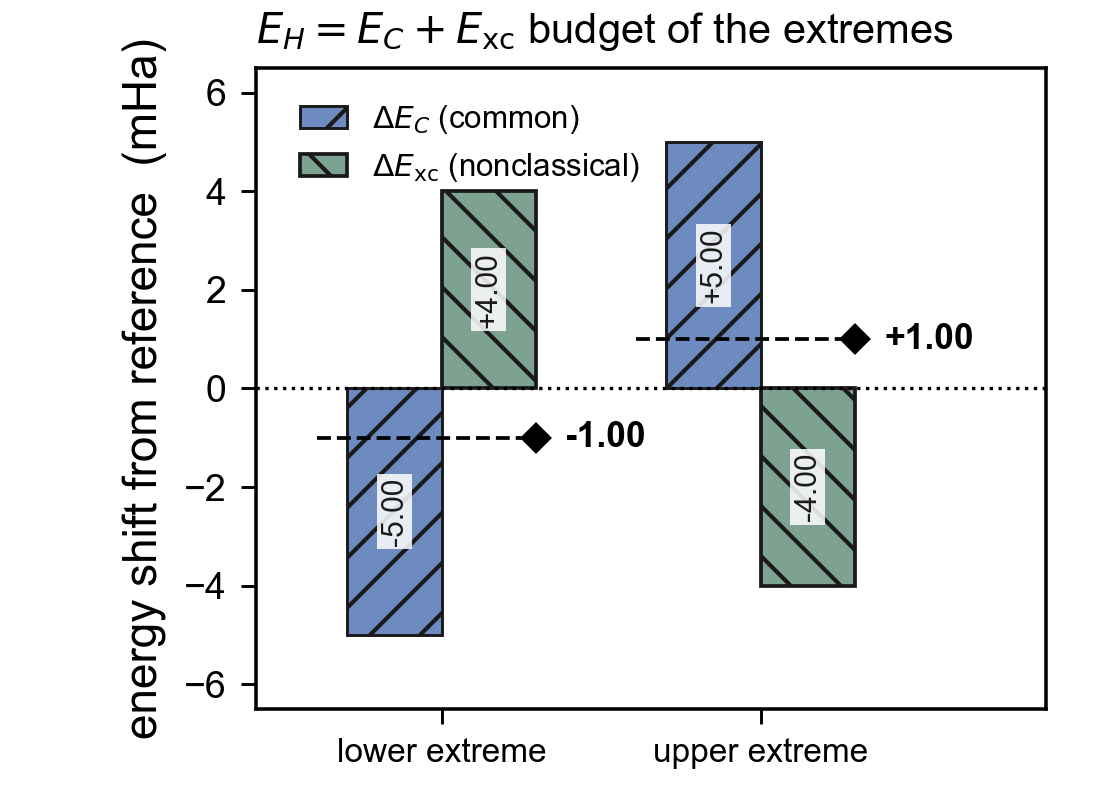
#> input picture analysis/method_schematic/assets/crop_eh.png, 1115 x 810 px; its folder holds 4 pictures in this run
$ python make_schematic.py
#> lines starting #> are read from the running program, lines starting #| are printed output that depends on the picture
#!/usr/bin/env python3
"""Nature-style method schematic for the guard15 + mu=2 ftPBE-regularized
band-SDP shadow-tomography protocol shared by guard15_equal_real30 and
guard15_equal_real30_n2_scan120k.

Layout (left to right):
  a  H-F sensitivity mismatch (crops of Material/n2-ftpbe-constraint-range-color.png)
  b  guard15 pilot + backward-greedy frame selection + equal allocation
  c  mu=2 on-top (ftPBE) regularization inside the DQG band SDP
  d  measured effect: budget scaling (N2) and N2 dissociation scan
"""
from pathlib import Path

import matplotlib

matplotlib.use("Agg")
import matplotlib.pyplot as plt
import numpy as np
from matplotlib.patches import Ellipse, FancyBboxPatch
from PIL import Image

ROOT = Path(__file__).resolve().parents[1]
HERE = ROOT / "method_schematic"
ASSETS = HERE / "assets"

# ---------------------------------------------------------------- fonts/style
plt.rcParams.update({
    "font.family": "sans-serif",
    "font.sans-serif": ["Arial", "Liberation Sans", "DejaVu Sans"],
    "mathtext.fontset": "custom",
    "mathtext.rm": "Arial",
    "mathtext.it": "Arial:italic",
    "mathtext.bf": "Arial:bold",
    "mathtext.default": "regular",
    "axes.linewidth": 0.6,
    "xtick.major.width": 0.6,
    "ytick.major.width": 0.6,
    "xtick.major.size": 2.2,
    "ytick.major.size": 2.2,
    "pdf.fonttype": 42,
    "svg.fonttype": "none",
})

HERO = "#0072B2"    # guard15 mu=2 (ours)
MID = "#56B4E9"     # guard15 mu=0
BASE = "#666666"    # uniform baseline
KEPT = HERO
BANDF = "#DCE9F7"
FACC = "#CC79A7"    # F/on-top accent
INK = "#222222"

FIGW, FIGH = 7.205, 4.60  # inches (183 mm double column)
fig = plt.figure(figsize=(FIGW, FIGH))
RATIO = FIGW / FIGH


def frac_ax(x0, y0, w, h):
    return fig.add_axes([x0, y0, w, h])


def panel_letter(x, s):
    fig.text(x, 0.985, s, fontsize=10, fontweight="bold", ha="left", va="top", color=INK)


def panel_title(x0, w, s, fs=7.8):
    fig.text(x0 + w / 2, 0.952, s, fontsize=fs, fontweight="bold", ha="center", va="top", color=INK)


# =================================================================== panel a
AX0, AW = 0.018, 0.222
panel_letter(AX0 - 0.006, "a")
panel_title(AX0, AW, "$E_H$–$E_F$ sensitivity mismatch")

def load_img(name):
#> called with name = 'crop_eh.png'
    return np.asarray(Image.open(ASSETS / name).convert("RGB"))
#> returned value is the input picture: shape (810, 1115, 3); mean R, G, B 230.7, 233, 234.6


IMG_PANELS = []  # (name, x0, y0, w, h, axim) for PIL compositing of the PNG


def place_image(name, x0, y0, w, h):
    ax = frac_ax(x0, y0, w, h)
    axim = ax.imshow(load_img(name))
    ax.axis("off")
    IMG_PANELS.append((name, x0, y0, w, h, axim))


img_eh = "crop_eh.png"     # 1115 x 810
img_ef = "crop_ef.png"     # 1040 x 810
img_pl = "crop_plane.png"  # 918 x 875

h1 = AW * (810 / 1115) * RATIO
h2 = AW * (810 / 1040) * RATIO

place_image(img_eh, AX0, 0.922 - h1, AW, h1)
place_image(img_ef, AX0, 0.922 - h1 - 0.006 - h2, AW, h2)
#> call 2 of load_img, with name = 'crop_ef.png'
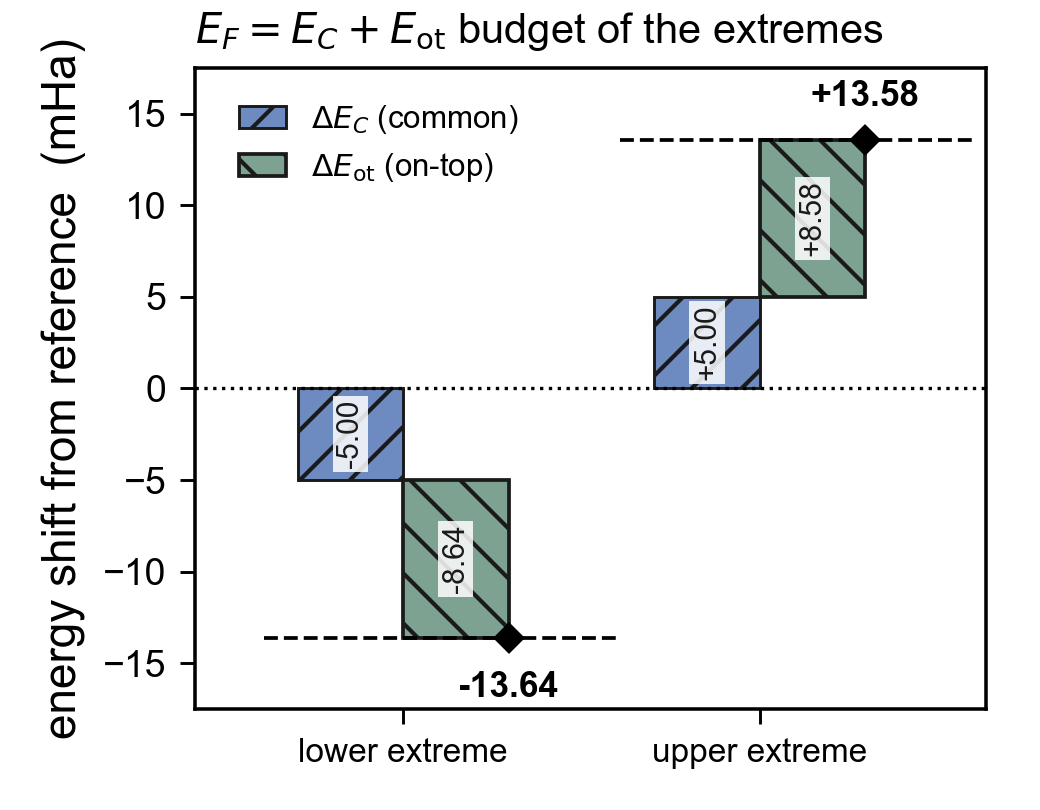
#> input picture analysis/method_schematic/assets/crop_ef.png, 1040 x 810 px
#> in load_img, returned value is the input picture: shape (810, 1040, 3); mean R, G, B 234.9, 236.4, 236.7

ycall = 0.922 - h1 - 0.006 - h2 - 0.006
fig.text(AX0 + AW / 2, ycall,
         "same small 2-RDM moves ($\\|\\Delta D_2\\|_F \\leq 1.01\\%$):\n"
         "$|\\Delta E_H| \\leq 1$ mHa   vs   $|\\Delta E_F| \\approx 13.6$ mHa",
         fontsize=5.9, ha="center", va="top", color=INK,
         bbox=dict(boxstyle="round,pad=0.32", facecolor="#FDF3E7", edgecolor="#E0A458", linewidth=0.7))

w3 = 0.200
place_image(img_pl, AX0 + (AW - w3) / 2, 0.018, w3, w3 * (889 / 918) * RATIO)
#> call 3 of load_img, with name = 'crop_plane.png'
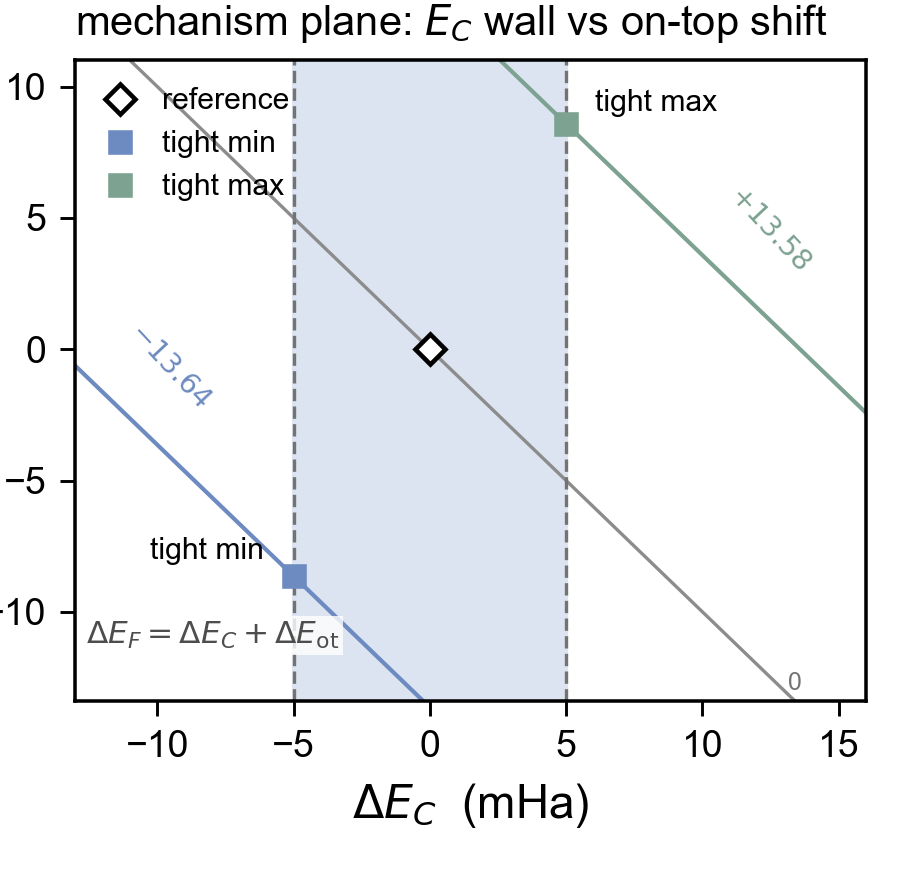
#> input picture analysis/method_schematic/assets/crop_plane.png, 918 x 889 px
#> in load_img, returned value is the input picture: shape (889, 918, 3); mean R, G, B 236.9, 239, 241.7

# =================================================================== panel b
BX0, BW = 0.272, 0.200
panel_letter(BX0 - 0.004, "b")
panel_title(BX0, BW, "frame selection")

rng = np.random.default_rng(7)
ANGLES = rng.uniform(0.15, np.pi - 0.15, 30)
SELECTED = {3, 5, 8, 10, 13, 14, 17, 18, 19, 21, 22, 23, 24, 27, 28}  # actual r0_b120000


def frame_grid(ax, mode):
#> called with mode = 'pre'
    ax.set_xlim(-0.55, 9.55); ax.set_ylim(-0.62, 2.62)
    ax.set_aspect("equal"); ax.axis("off")
    for i in range(30):
        r, c = divmod(i, 10)
        x, y = c, 2 - r
        if mode == "pre":
            fc, ec, lc = "#A6CEE3", "#3F6E8C", "#3F6E8C"
        else:
            if i in SELECTED:
                fc, ec, lc = KEPT, "#004C77", "white"
            else:
                fc, ec, lc = "#E3E3E3", "#B0B0B0", "#B0B0B0"
        ax.add_patch(plt.Circle((x, y), 0.36, facecolor=fc, edgecolor=ec, linewidth=0.7, zorder=2))
        a = ANGLES[i]
        dx, dy = 0.24 * np.cos(a), 0.24 * np.sin(a)
        ax.plot([x - dx, x + dx], [y - dy, y + dy], color=lc, linewidth=0.8, zorder=3,
                solid_capstyle="round")


def stage_label(y, s):
    fig.text(BX0, y, s, fontsize=6.8, fontweight="bold", ha="left", va="top", color="#333333")


stage_label(0.918, "pilot: every frame $\\times$ 500 shots")
g1 = frac_ax(BX0, 0.745, BW, 0.165); frame_grid(g1, "pre")
fig.text(BX0 + BW / 2, 0.733, "pool: 30 Haar $O(8)$ frames",
         fontsize=6.2, ha="center", va="top", color=INK)

stage_label(0.662, "backward-greedy screen (pilot-only)")
ins = frac_ax(BX0 + 0.028, 0.430, BW - 0.045, 0.215)
sizes = [30, 28, 26, 24, 22, 20, 18, 16, 15]
vals = [1.000, 1.006, 1.013, 1.021, 1.031, 1.043, 1.058, 1.072, 1.0837]
sizes2 = [15, 12, 10, 8, 6, 4, 2]
vals2 = [1.0837, 1.14, 1.21, 1.33, 1.50, 1.74, 2.05]
ins.axhline(1.0, color="#999999", linewidth=0.6, linestyle=":")
ins.plot(sizes, vals, "-", color=HERO, linewidth=1.2, zorder=3)
ins.plot(sizes2, vals2, "--", color="#AAAAAA", linewidth=1.0, zorder=2)
ins.plot([15], [1.0837], "o", color=HERO, markersize=3.6, zorder=4)
ins.annotate("stop at $K = 15$", xy=(15, 1.0837), xytext=(23.5, 1.45), fontsize=6.0,
             arrowprops=dict(arrowstyle="-", color=INK, linewidth=0.6,
                             connectionstyle="arc3,rad=0.25"),
             ha="center", color=INK)
ins.set_xlim(30.8, 1.2)
ins.set_ylim(0.94, 2.2)
ins.set_xticks([30, 20, 15, 2])
ins.tick_params(labelsize=5.6, pad=1.2)
ins.set_xlabel("subset size $|S|$", fontsize=6.0, labelpad=1.5)
ins.set_ylabel("worst variance / uniform", fontsize=6.0, labelpad=1.5)
for sp in ("top", "right"):
    ins.spines[sp].set_visible(False)

stage_label(0.358, "keep $K = 15$, equal shots")
g2 = frac_ax(BX0, 0.205, BW, 0.150); frame_grid(g2, "post")
fig.text(BX0 + BW / 2, 0.193,
         "$(B{-}15{,}000)/15$ new shots per kept frame\n"
         "kept pilots reused, dropped ones discarded",
         fontsize=5.9, ha="center", va="top", color=INK, linespacing=1.4)

# =================================================================== panel c
CX0, CW = 0.516, 0.200
panel_letter(CX0 - 0.004, "c")
panel_title(CX0, CW, "$\\mu = 2$ ftPBE regularization")

box = FancyBboxPatch((CX0, 0.745), CW, 0.173, transform=fig.transFigure,
                     boxstyle="round,pad=0.008", facecolor="#F1F6FB",
                     edgecolor="#9DB6CC", linewidth=0.8, zorder=2)
fig.patches.append(box)
fig.text(CX0 + CW / 2, 0.906, "band SDP on the 15 selected frames",
         fontsize=6.6, fontweight="bold", ha="center", va="top", color=INK, zorder=3)
fig.text(CX0 + CW / 2, 0.872,
         "$\\min_{D,\\gamma,E^{\\pm}}\\; H \\;+\\; \\mu\\,F_{\\mathrm{lin}} \\;+\\; \\lambda\\,\\mathrm{Tr}(E^{+}{+}E^{-})$",
         fontsize=7.4, ha="center", va="top", color=INK, zorder=3)
fig.text(CX0 + CW / 2, 0.800,
         "s.t. DQG 2-positivity, spin, contraction,\n"
         "row band $\\bar{y} \\in A\\,\\mathrm{vec}(D \\pm \\Delta)$",
         fontsize=5.9, ha="center", va="top", color=INK, zorder=3, linespacing=1.5)

ep = frac_ax(CX0 + 0.022, 0.070, CW - 0.010, 0.615)
ep.set_xlim(-3.1, 3.1); ep.set_ylim(-15.5, 15.5)
ep.add_patch(Ellipse((0.0, 0.0), 3.0, 27.0, facecolor=BANDF, edgecolor="#8FB6D9",
                     linewidth=0.8, zorder=1))
ep.axhline(0, color="#BBBBBB", linewidth=0.5, zorder=2)
ep.axvline(0, color="#BBBBBB", linewidth=0.5, zorder=2)
ep.text(0, 14.9, "measurement-compatible set", fontsize=5.6, color="#4A7BA6",
        ha="center", va="top", zorder=3)
ep.plot([0], [0], marker="*", color="black", markersize=7, zorder=6, linestyle="none")
ep.annotate("exact CAS", xy=(0, 0), xytext=(1.9, -3.4), fontsize=6.0,
            arrowprops=dict(arrowstyle="-", color="black", linewidth=0.5), ha="center")
ep.plot([-0.6], [-5.5], marker="D", color="#888888", markersize=4.5, zorder=5, linestyle="none",
        markerfacecolor="white", markeredgewidth=1.0)
ep.annotate("DQG anchor", xy=(-0.6, -5.5), xytext=(-2.05, -9.3), fontsize=6.0, color="#666666",
            arrowprops=dict(arrowstyle="-", color="#888888", linewidth=0.5), ha="center")
ep.plot([0.82], [10.6], marker="o", markersize=5, markerfacecolor="white",
        markeredgecolor=BASE, markeredgewidth=1.2, zorder=5, linestyle="none")
ep.text(1.18, 10.6, "$\\mu = 0$:\n$F$ drifts", fontsize=6.0, color=BASE, ha="left", va="center")
ep.plot([0.35], [2.3], marker="o", markersize=5.5, color=HERO, zorder=6, linestyle="none")
ep.text(1.18, 2.3, "$\\mu = 2$:\n$F$ pulled in", fontsize=6.0, color=HERO, ha="left", va="center",
        fontweight="bold")
ep.annotate("", xy=(0.42, 2.9), xytext=(0.78, 10.0),
            arrowprops=dict(arrowstyle="-|>", color=FACC, linewidth=1.4,
                            connectionstyle="arc3,rad=-0.35"), zorder=4)
ep.text(1.38, 6.6, "$\\mu\\,F_{\\mathrm{lin}}$", rotation=78,
        fontsize=5.8, color=FACC, ha="center", va="center")
ep.set_xlabel("$E_H$ error (mHa)", fontsize=6.8, labelpad=1.5)
ep.set_ylabel("$E_F$ error (mHa)", fontsize=6.8, labelpad=1.5)
ep.set_xticks([-2, 0, 2]); ep.set_yticks([-10, 0, 10])
ep.tick_params(labelsize=6.0, pad=1.2)
for sp in ("top", "right"):
    ep.spines[sp].set_visible(False)

# =================================================================== panel d
DX0, DWID = 0.758, 0.230
panel_letter(DX0 - 0.004, "d")
panel_title(DX0, DWID, "effect on $H$ and $F$ errors")

# Panel-d images are re-rendered at this column size from the same precomputed
# tables behind the Material figures; see make_panel_d.py (run it first).
wd = 0.226
xd = DX0 + (DWID - wd) / 2
hd1 = wd * (1319 / 977) * RATIO
hd2 = wd * (800 / 977) * RATIO
fig.text(DX0 + DWID / 2, 0.926, "N$_2$, $R = 1.10$ $\\AA$",
         fontsize=6.2, ha="center", va="top", color=INK)
place_image("panel_d1.png", xd, 0.896 - hd1, wd, hd1)
#> call 4 of load_img, with name = 'panel_d1.png'
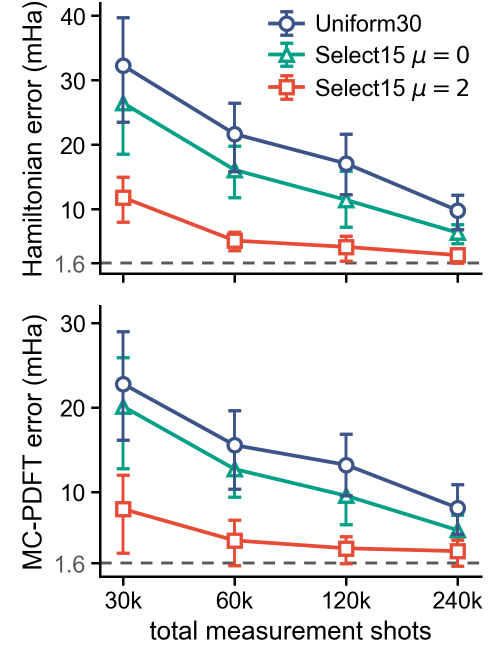
#> input picture analysis/method_schematic/assets/panel_d1.png, 976 x 1318 px (shown at 1/2 size)
fig.text(DX0 + DWID / 2, 0.896 - hd1 - 0.012, "N$_2$ dissociation, 120k shots",
         fontsize=6.2, ha="center", va="top", color=INK)
#> (the run stopped early here; a loop or call above may not have finished)
